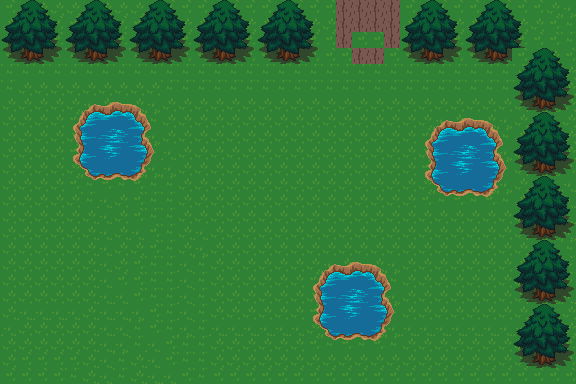

This is a level from a 2D game, rendered from its Tiled map with the project's own tilesets. A one-line summary and the complete map file follow:
An orthogonal 36x24 tile map with 16x16 px tiles, 2 tile layers (Capa de patrones 1, Capa de patrones 2), 2 tilesets.

<map version="1.2" tiledversion="1.3.1" orientation="orthogonal" renderorder="left-down" compressionlevel="-1" width="36" height="24" tilewidth="16" tileheight="16" infinite="0" nextlayerid="3" nextobjectid="1">
 <tileset firstgid="1" source="forest_tiles.tsx" />
 <tileset firstgid="1025" source="Overworld.tsx" />
 <layer id="1" name="Capa de patrones 1" width="36" height="24">
  <data encoding="csv">
425,393,393,393,393,393,393,393,393,393,425,425,425,425,425,425,425,425,425,425,425,1550,1550,1550,1550,425,425,425,425,425,425,425,425,425,393,394,
393,425,425,425,425,425,425,425,425,425,393,393,393,393,393,393,393,393,393,393,393,1550,1550,1550,1550,393,393,393,393,393,393,393,393,393,425,426,
425,425,425,425,425,425,425,425,425,425,425,425,425,425,425,425,425,425,425,425,425,1550,425,425,1550,425,425,425,425,425,425,425,425,425,425,426,
425,426,426,426,426,426,426,426,426,426,425,425,425,425,425,425,425,425,425,425,425,425,1550,1550,425,425,425,425,425,425,425,425,425,425,393,425,
426,426,426,426,426,426,426,426,426,426,426,426,426,426,426,426,426,426,426,426,426,426,426,426,426,426,426,426,426,426,426,426,426,426,425,393,
426,393,393,393,393,393,393,393,393,393,426,426,426,426,426,426,426,426,426,426,426,426,426,426,426,426,426,426,426,426,426,426,426,426,394,393,
393,393,393,393,457,458,459,460,461,462,393,393,393,393,393,393,393,393,393,393,393,393,393,393,393,393,393,393,393,393,393,393,393,393,394,393,
393,393,393,393,489,490,491,492,493,494,393,393,393,393,393,393,393,393,393,393,393,393,393,393,393,393,457,458,459,460,461,462,393,393,394,393,
393,393,393,393,521,522,523,524,525,526,393,393,393,393,393,393,393,393,393,393,393,393,393,393,393,393,489,490,491,492,493,494,393,393,394,393,
393,393,393,393,553,554,555,556,557,558,394,393,393,393,393,393,393,393,393,393,393,393,393,393,393,393,521,522,523,524,525,526,393,393,394,393,
393,393,393,393,585,586,587,588,589,590,394,393,393,393,393,393,393,393,393,393,393,393,393,393,393,393,553,554,555,556,557,558,393,393,394,425,
393,393,393,393,617,618,619,620,621,622,426,393,393,393,393,393,393,393,393,393,393,393,393,393,393,393,585,586,587,588,589,590,393,393,394,394,
393,393,393,393,393,426,394,393,425,426,426,393,393,393,393,393,393,393,393,393,393,393,393,393,393,393,617,618,619,620,621,622,393,393,394,394,
393,393,393,393,393,393,394,393,425,426,426,393,393,393,393,393,393,393,393,393,393,393,393,393,393,393,393,393,393,393,393,393,393,393,394,394,
393,393,393,393,393,393,394,393,394,425,426,393,394,393,393,393,393,393,393,393,393,393,393,393,393,393,393,393,393,393,393,393,393,393,394,394,
393,393,393,393,393,393,394,393,393,425,426,393,394,393,393,393,393,393,393,393,393,393,393,393,393,393,393,393,393,393,393,393,393,393,394,426,
393,393,393,393,393,393,394,393,425,426,426,394,426,393,393,393,393,393,393,457,458,459,460,461,462,393,393,393,393,393,393,393,393,393,394,426,
393,393,393,393,393,393,394,425,425,426,426,394,426,393,393,393,393,393,393,489,490,491,492,493,494,393,393,393,393,393,393,393,393,393,394,426,
393,393,393,393,393,393,394,394,425,426,426,394,426,393,393,393,393,393,393,521,522,523,524,525,526,393,393,393,393,393,393,393,393,393,394,394,
393,394,394,394,394,393,394,394,394,425,426,394,426,393,393,393,393,393,393,553,554,555,556,557,558,393,393,393,393,393,393,393,393,393,394,393,
394,393,393,393,393,393,394,394,426,425,426,394,426,394,394,394,394,394,394,585,586,587,588,589,590,394,394,394,394,394,394,394,394,394,394,393,
393,393,393,393,393,393,394,394,426,394,425,426,426,393,393,393,393,393,393,617,618,619,620,621,622,393,393,393,393,393,393,393,393,393,393,425,
393,425,425,425,425,393,394,426,393,394,425,426,426,393,393,393,393,393,393,393,393,393,393,393,393,393,393,393,393,393,393,393,393,393,425,425,
425,425,425,425,426,393,394,426,393,394,394,425,426,425,425,425,425,425,425,425,425,425,425,425,425,425,425,425,425,425,425,425,425,425,425,425
</data>
 </layer>
 <layer id="2" name="Capa de patrones 2" width="36" height="24" locked="1">
  <data encoding="csv">
385,386,387,388,385,386,387,388,385,386,387,388,385,386,387,388,385,386,387,388,0,0,0,0,0,385,386,387,388,385,386,387,388,0,0,0,
417,418,419,420,417,418,419,420,417,418,419,420,417,418,419,420,417,418,419,420,0,0,0,0,0,417,418,419,420,417,418,419,420,0,0,0,
449,450,451,452,449,450,451,452,449,450,451,452,449,450,451,452,449,450,451,452,0,0,0,0,0,449,450,451,452,449,450,451,452,0,0,0,
481,482,483,484,481,482,483,484,481,482,483,484,481,482,483,484,481,482,483,484,0,0,0,0,0,481,482,483,484,481,482,483,385,386,387,388,
0,0,0,0,0,0,0,0,0,0,0,0,0,0,0,0,0,0,0,0,0,0,0,0,0,0,0,0,0,0,0,0,417,418,419,420,
0,0,0,0,0,0,0,0,0,0,0,0,0,0,0,0,0,0,0,0,0,0,0,0,0,0,0,0,0,0,0,0,449,450,451,452,
0,0,0,0,0,0,0,0,0,0,0,0,0,0,0,0,0,0,0,0,0,0,0,0,0,0,0,0,0,0,0,0,481,482,483,484,
0,0,0,0,0,0,0,0,0,0,0,0,0,0,0,0,0,0,0,0,0,0,0,0,0,0,0,0,0,0,0,0,385,386,387,388,
0,0,0,0,0,0,0,0,0,0,0,0,0,0,0,0,0,0,0,0,0,0,0,0,0,0,0,0,0,0,0,0,417,418,419,420,
0,0,0,0,0,0,0,0,0,0,0,0,0,0,0,0,0,0,0,0,0,0,0,0,0,0,0,0,0,0,0,0,449,450,451,452,
0,0,0,0,0,0,0,0,0,0,0,0,0,0,0,0,0,0,0,0,0,0,0,0,0,0,0,0,0,0,0,0,481,482,483,484,
0,0,0,0,0,0,0,0,0,0,0,0,0,0,0,0,0,0,0,0,0,0,0,0,0,0,0,0,0,0,0,0,385,386,387,388,
0,0,0,0,0,0,0,0,0,0,0,0,0,0,0,0,0,0,0,0,0,0,0,0,0,0,0,0,0,0,0,0,417,418,419,420,
0,0,0,0,0,0,0,0,0,0,0,0,0,0,0,0,0,0,0,0,0,0,0,0,0,0,0,0,0,0,0,0,449,450,451,452,
0,0,0,0,0,0,0,0,0,0,0,0,0,0,0,0,0,0,0,0,0,0,0,0,0,0,0,0,0,0,0,0,481,482,483,484,
0,0,0,0,0,0,0,0,0,0,0,0,0,0,0,0,0,0,0,0,0,0,0,0,0,0,0,0,0,0,0,0,385,386,387,388,
0,0,0,0,0,0,0,0,0,0,0,0,0,0,0,0,0,0,0,0,0,0,0,0,0,0,0,0,0,0,0,0,417,418,419,420,
0,0,0,0,0,0,0,0,0,0,0,0,0,0,0,0,0,0,0,0,0,0,0,0,0,0,0,0,0,0,0,0,449,450,451,452,
0,0,0,0,0,0,0,0,0,0,0,0,0,0,0,0,0,0,0,0,0,0,0,0,0,0,0,0,0,0,0,0,481,482,483,484,
0,0,0,0,0,0,0,0,0,0,0,0,0,0,0,0,0,0,0,0,0,0,0,0,0,0,0,0,0,0,0,0,385,386,387,388,
0,0,0,0,0,0,0,0,0,0,0,0,0,0,0,0,0,0,0,0,0,0,0,0,0,0,0,0,0,0,0,0,417,418,419,420,
0,0,0,0,0,0,0,0,0,0,0,0,0,0,0,0,0,0,0,0,0,0,0,0,0,0,0,0,0,0,0,0,449,450,451,452,
0,0,0,0,0,0,0,0,0,0,0,0,0,0,0,0,0,0,0,0,0,0,0,0,0,0,0,0,0,0,0,0,481,482,483,484,
0,0,0,0,0,0,0,0,0,0,0,0,0,0,0,0,0,0,0,0,0,0,0,0,0,0,0,0,0,0,0,0,0,0,0,0
</data>
 </layer>
</map>
